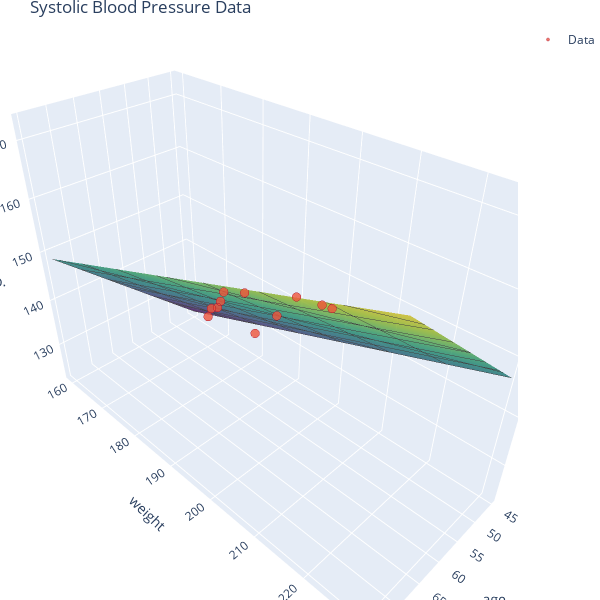

This figure's notebook cell:
### Code cell
# https://plot.ly/python/
# https://plot.ly/python/offline/ 

# hover contour off
# https://community.plot.ly/t/trace-lines-appearing-on-hover/5801
data = [
    go.Surface(x=xx1, y=xx2, z=P, showscale=False, colorscale='Viridis', opacity=0.8,
               contours=dict(
                   x=dict(show=True, highlight=True),
                   y=dict(show=True,  highlight=True),
                   z=dict(show=True,  highlight=True),
               ),
    ),
    go.Scatter3d(x=D[:,1], y=D[:,2], z=D[:,0], mode='markers',
                 marker=dict(
                    symbol='circle', size=3,
                    line=dict(color=style_colors[1], width=0.5),
                    opacity=0.8
                 ), name="Data"
    )
]

layout = go.Layout(
    title='Systolic Blood Pressure Data',
    autosize=False, showlegend=True, 
    width=600, height=600,
    margin=dict(l=0, r=0, b=0, t=25),
    scene = dict(
        xaxis = dict(title='age'),
        yaxis = dict(title='weight'),
        zaxis = dict(title='b.p.'),
    )
)

fig = go.Figure(data=data, layout=layout)
iplot(fig)

### Figure 1 — Plotly figure (JSON) as saved in the notebook; plotly's stock layout.template omitted (floating-point values rounded to 4 significant figures; data arrays with more than 128 entries replaced by an {"elided": "..."} marker saying what was removed)
{"data": [{"colorscale": [[0, "#440154"], [0.1111, "#482878"], [0.2222, "#3e4989"], [0.3333, "#31688e"], [0.4444, "#26828e"], [0.5556, "#1f9e89"], [0.6667, "#35b779"], [0.7778, "#6ece58"], [0.8889, "#b5de2b"], [1, "#fde725"]], "contours": {"x": {"highlight": true, "show": true}, "y": {"highlight": true, "show": true}, "z": {"highlight": true, "show": true}}, "opacity": 0.8, "showscale": false, "type": "surface", "x": {"elided": "50x50 float values"}, "y": {"elided": "50x50 float values"}, "z": {"elided": "50x50 float values"}}, {"marker": {"line": {"color": "#A60628", "width": 0.5}, "opacity": 0.8, "size": 3, "symbol": "circle"}, "mode": "markers", "name": "Data", "type": "scatter3d", "x": [52, 59, 67, 73, 64, 74, 54, 61, 65, 46, 72], "y": [173, 184, 194, 211, 196, 220, 188, 188, 207, 167, 217], "z": [132, 143, 153, 162, 154, 168, 137, 149, 159, 128, 166]}], "layout": {"autosize": false, "height": 600, "margin": {"b": 0, "l": 0, "r": 0, "t": 25}, "scene": {"aspectmode": "auto", "aspectratio": {"x": 0.639, "y": 1.491, "z": 1.05}, "xaxis": {"title": {"text": "age"}, "type": "linear"}, "yaxis": {"title": {"text": "weight"}, "type": "linear"}, "zaxis": {"title": {"text": "b.p."}, "type": "linear"}}, "showlegend": true, "title": {"text": "Systolic Blood Pressure Data"}, "width": 600}}
